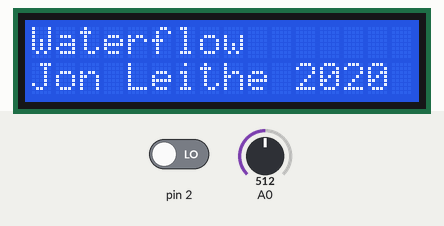
The sketch below on a simulated Arduino Uno, built with avr-gcc and run on an emulated ATmega328P. Shown: 16×2 character LCD. The test bench sets the inputs (shaded band); at power-on: pin 2 LOW, A0 = 512.

Above: at 3.9 s.
At 6.3 s:
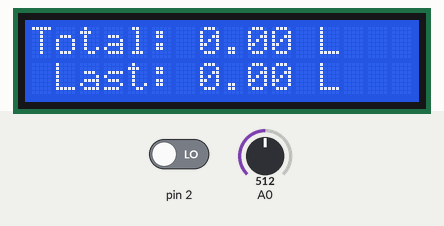
20.7 s: pin 2 driven HIGH
At 34.8 s:
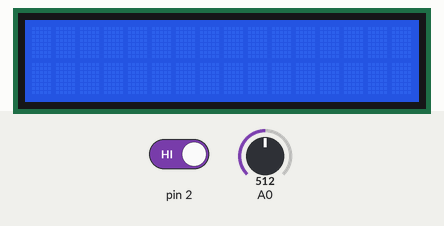
35.2 s: A0 set to 633
36.7 s: A0 set to 663
Timing chart, 0 to 39.7 s (numbered marks = the images above; inputs shaded):
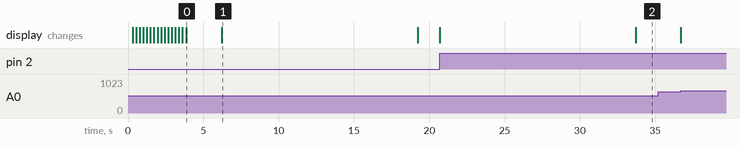

Measured:
- after the input at 35.2 s, every drawn part: stays the same
- what the display in image 0 shows lasts 2.3 s, from 3.9 s to 6.2 s
- what the display in image 1 shows lasts 13.0 s, from 6.2 s to 19.2 s

The sketch:

waterUsageSverdrup.ino
```cpp
/*******************************************************


    Calibration data from 30/9-2020:
        |_____________________________|
        |5098|pulses per 1000 ml water|
        |-----------------------------|
        |5022|pulses per 1000 ml water|
        |-----------------------------|
        |4995|pulses per 1000 ml water|
        |-----------------------------|
        |5043|pulses per 1000 ml water|
        |-----------------------------|
        |4972|pulses per 1000 ml water|
        |-----------------------------|

    Average:
        5026    pulses per 1000 ml water

********************************************************/

#include <EEPROM.h>
#include <LiquidCrystal.h>

#define btnRIGHT  0
#define btnUP     1
#define btnDOWN   2
#define btnLEFT   3
#define btnSELECT 4
#define btnNONE   5

double          pulsesPerLiter;
volatile double waterFlowTotal, waterFlowLast;

//volatile double pulses;

int lcd_key     = 0;
int adc_key_in  = 0;
int pageNum     = 0;
int displayOn   = 1;

long    runTime     = 0;
long    lastTime    = 0;

LiquidCrystal lcd(8, 9, 4, 5, 6, 7);        // select the pins used on the LCD panel


// read the buttons
int readButtons(void)
{
    adc_key_in = analogRead(0);      // read the value from the sensor

    // my buttons when read are centered at these valies: 0, 144, 329, 504, 741
    // we add approx 50 to those values and check to see if we are close

    if (adc_key_in > 1000) return btnNONE; // We make this the 1st option for speed reasons since it will be the most likely result

    // For V1.1 us this threshold
    if (adc_key_in < 50)   return btnRIGHT;
    if (adc_key_in < 250)  return btnUP;
    if (adc_key_in < 450)  return btnDOWN;
    if (adc_key_in < 650)  return btnLEFT;
    if (adc_key_in < 850)  return btnSELECT;

    // For V1.0 comment the other threshold and use the one below:
    /*
    if (adc_key_in < 50)   return btnRIGHT;
    if (adc_key_in < 195)  return btnUP;
    if (adc_key_in < 380)  return btnDOWN;
    if (adc_key_in < 555)  return btnLEFT;
    if (adc_key_in < 790)  return btnSELECT;
    */

    return btnNONE;  // when all others fail, return this...

}


void readPulse(void)   //measure the quantity of square wave
{
  waterFlowTotal    += 1.0 / pulsesPerLiter;
  waterFlowLast     += 1.0 / pulsesPerLiter;
  //pulses++;

  displayPage(0);
}


void displayPage(int page)
{
    if(displayOn == 0){
        displayOn = 1;
        lcd.display();
    }

    lastTime = runTime;

    switch(page){
        case 0:     lcd.clear();
                    lcd.setCursor(0, 0);
                    lcd.print("Total: ");
                    lcd.print(waterFlowTotal);
                    lcd.print(" L");
                    lcd.setCursor(0, 1);
                    lcd.print(" Last: ");
                    lcd.print(waterFlowLast);
                    lcd.print(" L");
                    lcd.print(" ");
                    break;

        case 1:     lcd.clear();
                    lcd.setCursor(0, 0);
                    lcd.print("Page 1");
                    break;
        case 2:     lcd.clear();
                    lcd.setCursor(0, 0);
                    lcd.print("Page 2");
                    break;
        case 3:     lcd.clear();
                    lcd.setCursor(0, 0);
                    lcd.print("Page 3");
                    break;

        default:    break;
    }
}


void setup(){
    lcd.begin(16, 2);

    lcd.clear();

    for(int i = 15; i > -1; i--){
        lcd.clear();
        lcd.setCursor(i, 0);
        lcd.print("Waterflow");
        delay(233);
    }
    lcd.setCursor(0, 1);
    lcd.print("Jon Leithe 2020");
    delay(2250);

    waterFlowTotal  = 0.0;
    waterFlowLast   = 0.0;
    pulsesPerLiter  = 5026.0;

    //pulses          = 0;


    attachInterrupt(0, readPulse, RISING);  //DIGITAL Pin 2: Interrupt 0
    delay(117);
    displayPage(pageNum);

    runTime = millis();
    lastTime = runTime;
}


void loop(){

    lcd_key = readButtons();

    switch (lcd_key){
        case btnUP:     /*
                        if(pageNum == 0)
                            pageNum = 3;
                        else
                            pageNum--;
                        displayPage(pageNum);
                        delay(1000);
                        */
                        break;

        case btnDOWN:   /*
                        if(pageNum == 3)
                            pageNum = 0;
                        else
                            pageNum++;
                        displayPage(pageNum);
                        delay(1000);
                        */
                        break;

        case btnSELECT: displayOn = 1;
                        lcd.display();
                        if(pageNum == 0){
                            waterFlowLast = 0.0;
                            displayPage(pageNum);
                            delay(333);
                        }
                        break;

        case btnNONE:   //displayPage(pageNum);
                        break;

        default:        break;
    }

    runTime = millis();

    if(runTime - lastTime > 13000){
        displayOn = 0;
        lcd.noDisplay();
    }

}
```
